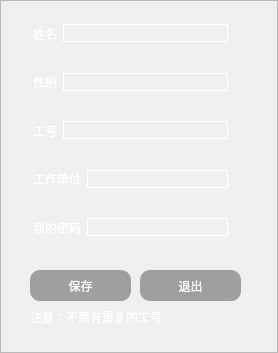
<?xml version="1.0" encoding="UTF-8"?>
<ui version="4.0">
 <class>Temodify</class>
 <widget class="QWidget" name="Temodify">
  <property name="geometry">
   <rect>
    <x>0</x>
    <y>0</y>
    <width>278</width>
    <height>353</height>
   </rect>
  </property>
  <property name="minimumSize">
   <size>
    <width>278</width>
    <height>353</height>
   </size>
  </property>
  <property name="maximumSize">
   <size>
    <width>278</width>
    <height>353</height>
   </size>
  </property>
  <property name="windowTitle">
   <string/>
  </property>
  <property name="windowIcon">
   <iconset resource="mainwidget.qrc">
    <normaloff>:/images/icon.png</normaloff>:/images/icon.png</iconset>
  </property>
  <widget class="QLabel" name="label_6">
   <property name="geometry">
    <rect>
     <x>30</x>
     <y>301</y>
     <width>203</width>
     <height>31</height>
    </rect>
   </property>
   <property name="styleSheet">
    <string notr="true">color:white;</string>
   </property>
   <property name="text">
    <string>注意：不要有重复的工号</string>
   </property>
  </widget>
  <widget class="QFrame" name="frame">
   <property name="geometry">
    <rect>
     <x>0</x>
     <y>0</y>
     <width>278</width>
     <height>353</height>
    </rect>
   </property>
   <property name="styleSheet">
    <string notr="true">#frame
{
	border-image: url(:/images/bd1.png);
}</string>
   </property>
   <property name="frameShape">
    <enum>QFrame::StyledPanel</enum>
   </property>
   <property name="frameShadow">
    <enum>QFrame::Raised</enum>
   </property>
   <widget class="QWidget" name="widget_8" native="true">
    <property name="geometry">
     <rect>
      <x>0</x>
      <y>-10</y>
      <width>261</width>
      <height>281</height>
     </rect>
    </property>
    <layout class="QVBoxLayout" name="verticalLayout_2">
     <item>
      <widget class="QWidget" name="widget_6" native="true">
       <layout class="QVBoxLayout" name="verticalLayout">
        <item>
         <widget class="QWidget" name="widget_2" native="true">
          <layout class="QHBoxLayout" name="horizontalLayout_2">
           <item>
            <widget class="QLabel" name="label">
             <property name="styleSheet">
              <string notr="true">color:white;</string>
             </property>
             <property name="text">
              <string>姓名</string>
             </property>
            </widget>
           </item>
           <item>
            <widget class="QLineEdit" name="lineEdit_name">
             <property name="styleSheet">
              <string notr="true">QLineEdit
{
background:transparent;border-width:1;border-style: outset; 
border-color: white;
color:white;
}</string>
             </property>
            </widget>
           </item>
          </layout>
         </widget>
        </item>
        <item>
         <widget class="QWidget" name="widget_4" native="true">
          <layout class="QHBoxLayout" name="horizontalLayout_4">
           <item>
            <widget class="QLabel" name="label_3">
             <property name="styleSheet">
              <string notr="true">color:white;</string>
             </property>
             <property name="text">
              <string>性别</string>
             </property>
            </widget>
           </item>
           <item>
            <widget class="QLineEdit" name="lineEdit_gender">
             <property name="styleSheet">
              <string notr="true">QLineEdit
{
background:transparent;border-width:1;border-style: outset; 
border-color: white;
color:white;
}</string>
             </property>
            </widget>
           </item>
          </layout>
         </widget>
        </item>
        <item>
         <widget class="QWidget" name="widget" native="true">
          <layout class="QHBoxLayout" name="horizontalLayout">
           <item>
            <widget class="QLabel" name="label_2">
             <property name="styleSheet">
              <string notr="true">color:white;</string>
             </property>
             <property name="text">
              <string>工号</string>
             </property>
            </widget>
           </item>
           <item>
            <widget class="QLineEdit" name="lineEdit_number">
             <property name="styleSheet">
              <string notr="true">QLineEdit
{
background:transparent;border-width:1;border-style: outset; 
border-color: white;
color:white;
}</string>
             </property>
            </widget>
           </item>
          </layout>
         </widget>
        </item>
        <item>
         <widget class="QWidget" name="widget_3" native="true">
          <layout class="QHBoxLayout" name="horizontalLayout_3">
           <item>
            <widget class="QLabel" name="label_4">
             <property name="styleSheet">
              <string notr="true">color:white;</string>
             </property>
             <property name="text">
              <string>工作单位</string>
             </property>
            </widget>
           </item>
           <item>
            <widget class="QLineEdit" name="lineEdit_grade">
             <property name="styleSheet">
              <string notr="true">QLineEdit
{
background:transparent;border-width:1;border-style: outset; 
border-color: white;
color:white;
}</string>
             </property>
            </widget>
           </item>
          </layout>
         </widget>
        </item>
        <item>
         <widget class="QWidget" name="widget_5" native="true">
          <layout class="QHBoxLayout" name="horizontalLayout_5">
           <item>
            <widget class="QLabel" name="label_5">
             <property name="styleSheet">
              <string notr="true">color:white;</string>
             </property>
             <property name="text">
              <string>我的密码</string>
             </property>
            </widget>
           </item>
           <item>
            <widget class="QLineEdit" name="lineEdit_password">
             <property name="styleSheet">
              <string notr="true">QLineEdit
{
background:transparent;border-width:1;border-style: outset; 
border-color: white;
color:white;
}</string>
             </property>
            </widget>
           </item>
          </layout>
         </widget>
        </item>
       </layout>
      </widget>
     </item>
    </layout>
   </widget>
   <widget class="QPushButton" name="BtnSave">
    <property name="geometry">
     <rect>
      <x>30</x>
      <y>270</y>
      <width>101</width>
      <height>31</height>
     </rect>
    </property>
    <property name="styleSheet">
     <string notr="true">QPushButton
{
border-radius:10px;
background-color:rgb(159, 159, 159);
color:white;
}

QPushButton:hover
{
    /*背景颜色*/  
color:black;
background-color:rgb(255, 255, 255);
}
/*按钮按下态*/
QPushButton:pressed
{
    /*背景颜色*/  
    background-color:rgb(14 , 135 , 228);
    /*左内边距为3像素，让按下时字向右移动3像素*/  
    padding-left:3px;
    /*上内边距为3像素，让按下时字向下移动3像素*/  
    padding-top:3px;
}
</string>
    </property>
    <property name="text">
     <string>保存</string>
    </property>
   </widget>
   <widget class="QPushButton" name="BtnExit">
    <property name="geometry">
     <rect>
      <x>140</x>
      <y>270</y>
      <width>101</width>
      <height>31</height>
     </rect>
    </property>
    <property name="styleSheet">
     <string notr="true">QPushButton
{
border-radius:10px;
background-color:rgb(159, 159, 159);
color:white;
}

QPushButton:hover
{
    /*背景颜色*/  
color:black;
background-color:rgb(255, 255, 255);
}
/*按钮按下态*/
QPushButton:pressed
{
    /*背景颜色*/  
    background-color:rgb(14 , 135 , 228);
    /*左内边距为3像素，让按下时字向右移动3像素*/  
    padding-left:3px;
    /*上内边距为3像素，让按下时字向下移动3像素*/  
    padding-top:3px;
}
</string>
    </property>
    <property name="text">
     <string>退出</string>
    </property>
   </widget>
  </widget>
  <zorder>frame</zorder>
  <zorder>label_6</zorder>
 </widget>
 <layoutdefault spacing="6" margin="11"/>
 <resources>
  <include location="mainwidget.qrc"/>
 </resources>
 <connections/>
</ui>
